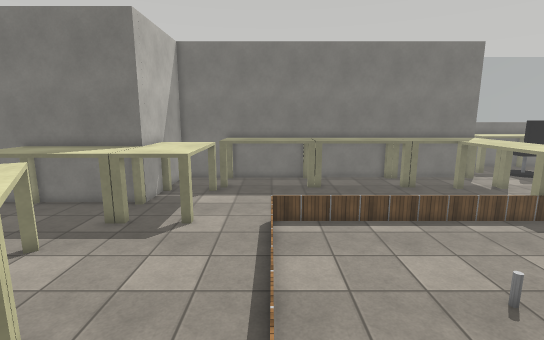
view 1 (above)

16 first-person views from a walk through a robot-simulator world made for Webots. The camera is 1.1 m above the floor, tilts 10° down and sees 85° across. Doors are drawn as open doorways. The floor is counted in squares, 0.25 m on a side. Each view is taken from the middle of a square. On the plan, view 1 faces up. The plan holds only what a view shows up to about 20 squares ahead; the rest is blank. The place goes on beyond the plan. Robots are left out. Simple shapes and patterns stand in for the simulator's stock objects.

view 2
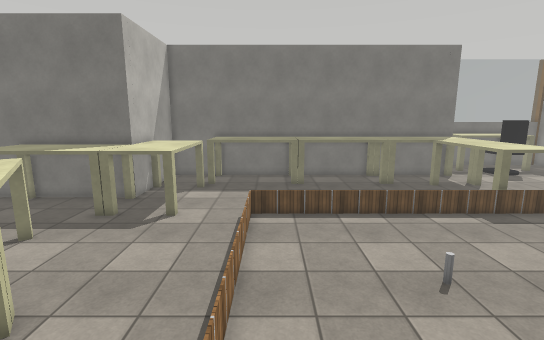

view 3
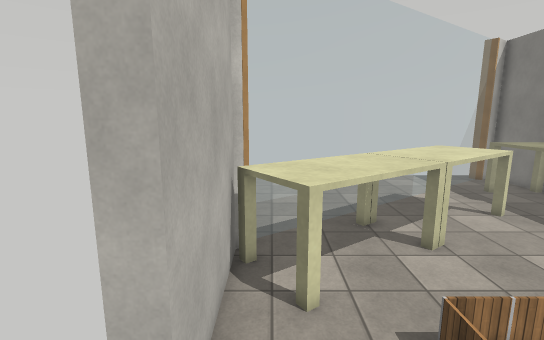

view 4
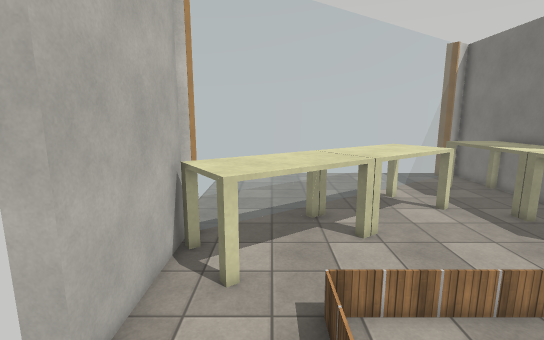

view 5
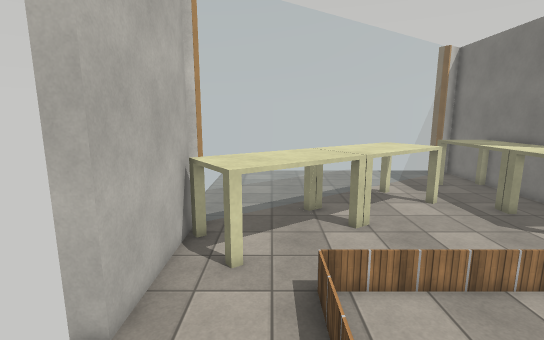

view 6
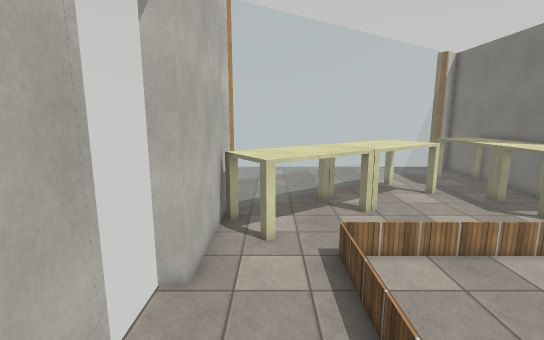

view 7
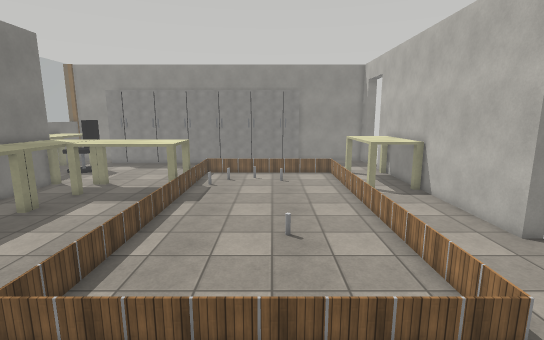

view 8
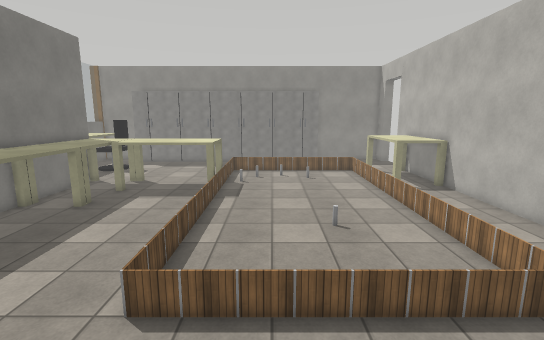

view 9
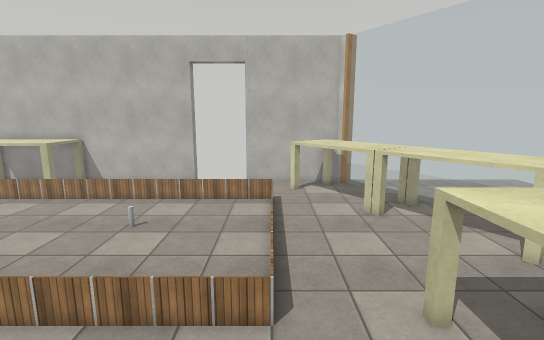

view 10
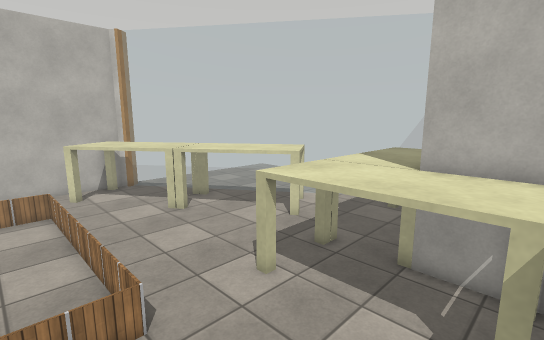

view 11
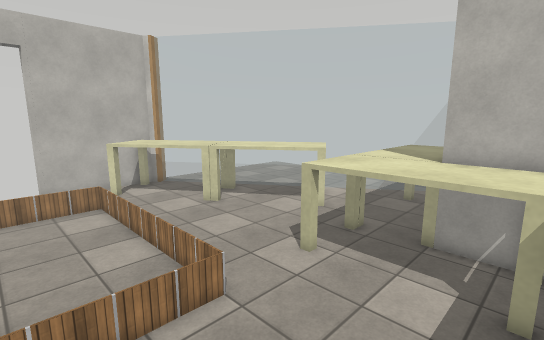

view 12
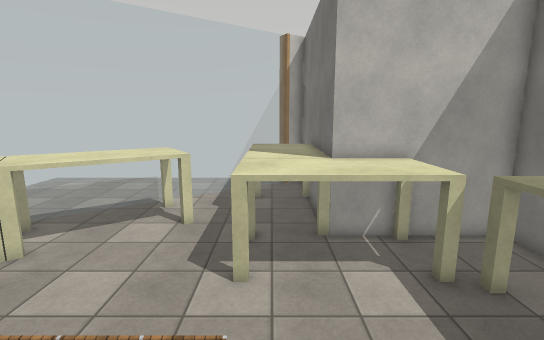

view 13
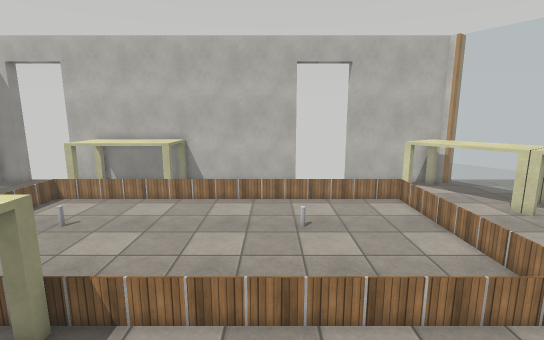

view 14
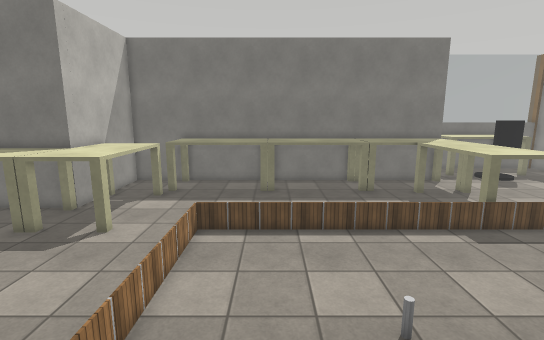

view 15
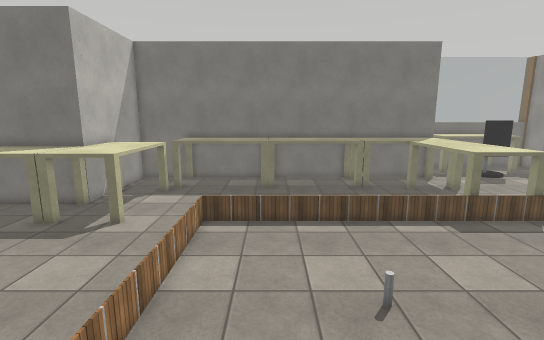

view 16
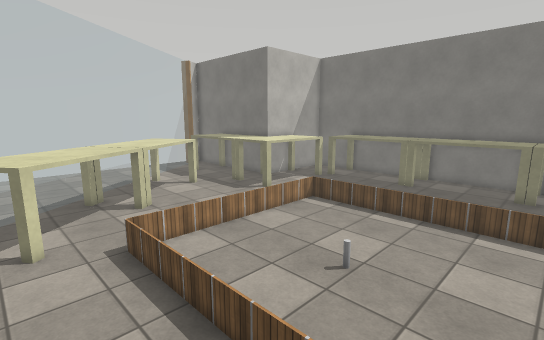

### Floor plan
Key: @ floor where view 1 was taken; # wall or solid block; . floor; D open door; = window, fence, low wall or low ledge; T table; P pipe; O other object.
Columns run from 16 left of view 1 to 15 right of it. Each row starts with its distance up from view 1.
 21          #           TTTTTTTTTTT
 20          #...TTTTTT TTTTTTTTTTT
 19          #...TTTTTTTTTTTTTTTTTT
 18          #TTTT..............TTTT
 17          #TTTT..............TTT
 16          #TTTT..............TTT
 15 ####TTTTTTTTTT..............TTTT
 14 ##.TTTTTTTTTTT..............TTTT
 13 ==.TTTTTTTTTTT..............TTTT
 12 #=#TTTTTTTTTTT..================
 11  .=.............=.............O=
 10  .==....T.......=..............
  9  ..=...TTT......=..............
  8  ...=TTTTT......=..............
  7  ...==TTTTT.....=..............
  6  ....= TTTTT....=.....P........
  5  .....= TTTT....=..............
  4  .....==TTTTT...=..............
  3  ......==TTTTT..=..............
  2  .......= TTTT..================
  1  ........=TTTTT.........     TTT
  0  ........==TTTTT@............TTT
 -1  .........= TTT..............TTT
 -2  ..........#######DDDD########TT
 -3                  #DDDD#

Positions as (right, up) in squares from view 1, and headings:
1: (0, 0), facing up
2: (1, -1), facing up
3: (5, -1), facing left
4: (6, 1), facing left
5: (7, 1), facing left
6: (9, 0), facing left
7: (-5, 7), facing right
8: (-6, 9), facing right
9: (0, 18), facing down
10: (2, 18), facing down-left
11: (4, 18), facing down-left
12: (4, 13), facing left
13: (7, 18), facing down
14: (3, 1), facing up
15: (3, 0), facing up
16: (10, -1), facing up-left
